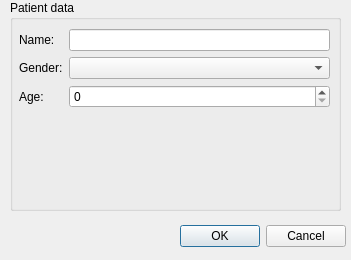
<?xml version="1.0" encoding="UTF-8"?>
<ui version="4.0">
 <class>PatientData</class>
 <widget class="QDialog" name="PatientData">
  <property name="geometry">
   <rect>
    <x>0</x>
    <y>0</y>
    <width>351</width>
    <height>260</height>
   </rect>
  </property>
  <property name="windowTitle">
   <string>Patient data</string>
  </property>
  <widget class="QDialogButtonBox" name="buttonBox">
   <property name="geometry">
    <rect>
     <x>10</x>
     <y>220</y>
     <width>336</width>
     <height>32</height>
    </rect>
   </property>
   <property name="orientation">
    <enum>Qt::Horizontal</enum>
   </property>
   <property name="standardButtons">
    <set>QDialogButtonBox::Cancel|QDialogButtonBox::Ok</set>
   </property>
  </widget>
  <widget class="QGroupBox" name="groupBox">
   <property name="geometry">
    <rect>
     <x>10</x>
     <y>0</y>
     <width>331</width>
     <height>211</height>
    </rect>
   </property>
   <property name="title">
    <string>Patient data</string>
   </property>
   <widget class="QWidget" name="formLayoutWidget">
    <property name="geometry">
     <rect>
      <x>9</x>
      <y>29</y>
      <width>311</width>
      <height>171</height>
     </rect>
    </property>
    <layout class="QFormLayout" name="formLayout">
     <item row="0" column="0">
      <widget class="QLabel" name="label">
       <property name="text">
        <string>Name:</string>
       </property>
      </widget>
     </item>
     <item row="0" column="1">
      <widget class="QLineEdit" name="nameLineEdit"/>
     </item>
     <item row="1" column="0">
      <widget class="QLabel" name="label_2">
       <property name="text">
        <string>Gender:</string>
       </property>
      </widget>
     </item>
     <item row="1" column="1">
      <widget class="QComboBox" name="genderComboBox">
       <property name="currentText">
        <string/>
       </property>
       <item>
        <property name="text">
         <string/>
        </property>
       </item>
       <item>
        <property name="text">
         <string>Male</string>
        </property>
       </item>
       <item>
        <property name="text">
         <string>Female</string>
        </property>
       </item>
      </widget>
     </item>
     <item row="2" column="0">
      <widget class="QLabel" name="label_3">
       <property name="text">
        <string>Age:</string>
       </property>
      </widget>
     </item>
     <item row="2" column="1">
      <widget class="QSpinBox" name="ageSpinBox"/>
     </item>
    </layout>
   </widget>
  </widget>
 </widget>
 <resources/>
 <connections>
  <connection>
   <sender>buttonBox</sender>
   <signal>accepted()</signal>
   <receiver>PatientData</receiver>
   <slot>accept()</slot>
   <hints>
    <hint type="sourcelabel">
     <x>248</x>
     <y>254</y>
    </hint>
    <hint type="destinationlabel">
     <x>157</x>
     <y>274</y>
    </hint>
   </hints>
  </connection>
  <connection>
   <sender>buttonBox</sender>
   <signal>rejected()</signal>
   <receiver>PatientData</receiver>
   <slot>reject()</slot>
   <hints>
    <hint type="sourcelabel">
     <x>316</x>
     <y>260</y>
    </hint>
    <hint type="destinationlabel">
     <x>286</x>
     <y>274</y>
    </hint>
   </hints>
  </connection>
 </connections>
</ui>
